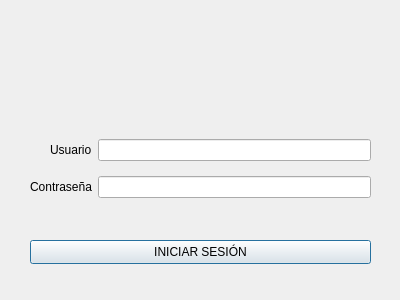
<?xml version="1.0" encoding="UTF-8"?>
<ui version="4.0">
 <class>login</class>
 <widget class="QDialog" name="login">
  <property name="geometry">
   <rect>
    <x>0</x>
    <y>0</y>
    <width>400</width>
    <height>300</height>
   </rect>
  </property>
  <property name="windowTitle">
   <string>Consulta de Antecedentes PER</string>
  </property>
  <widget class="QPushButton" name="pushButton">
   <property name="geometry">
    <rect>
     <x>30</x>
     <y>240</y>
     <width>341</width>
     <height>24</height>
    </rect>
   </property>
   <property name="text">
    <string>INICIAR SESIÓN</string>
   </property>
  </widget>
  <widget class="QWidget" name="layoutWidget">
   <property name="geometry">
    <rect>
     <x>30</x>
     <y>130</y>
     <width>341</width>
     <height>78</height>
    </rect>
   </property>
   <layout class="QGridLayout" name="gridLayout">
    <item row="0" column="0" alignment="Qt::AlignRight">
     <widget class="QLabel" name="label">
      <property name="text">
       <string>Usuario</string>
      </property>
     </widget>
    </item>
    <item row="1" column="1">
     <widget class="QLineEdit" name="password">
      <property name="echoMode">
       <enum>QLineEdit::Password</enum>
      </property>
     </widget>
    </item>
    <item row="1" column="0" alignment="Qt::AlignRight">
     <widget class="QLabel" name="label_2">
      <property name="text">
       <string>Contraseña</string>
      </property>
     </widget>
    </item>
    <item row="0" column="1">
     <widget class="QLineEdit" name="username"/>
    </item>
   </layout>
  </widget>
  <widget class="QLabel" name="logo">
   <property name="geometry">
    <rect>
     <x>130</x>
     <y>30</y>
     <width>121</width>
     <height>101</height>
    </rect>
   </property>
   <property name="text">
    <string/>
   </property>
   <property name="pixmap">
    <pixmap resource="imagenes.qrc">:/new/prefix1/lupa.png</pixmap>
   </property>
   <property name="scaledContents">
    <bool>true</bool>
   </property>
  </widget>
  <widget class="QLabel" name="label_gif">
   <property name="geometry">
    <rect>
     <x>30</x>
     <y>210</y>
     <width>341</width>
     <height>20</height>
    </rect>
   </property>
   <property name="text">
    <string/>
   </property>
   <property name="pixmap">
    <pixmap resource="imagenes.qrc">:/new/prefix1/loading.gif</pixmap>
   </property>
   <property name="alignment">
    <set>Qt::AlignCenter</set>
   </property>
  </widget>
 </widget>
 <resources>
  <include location="imagenes.qrc"/>
 </resources>
 <connections/>
</ui>
